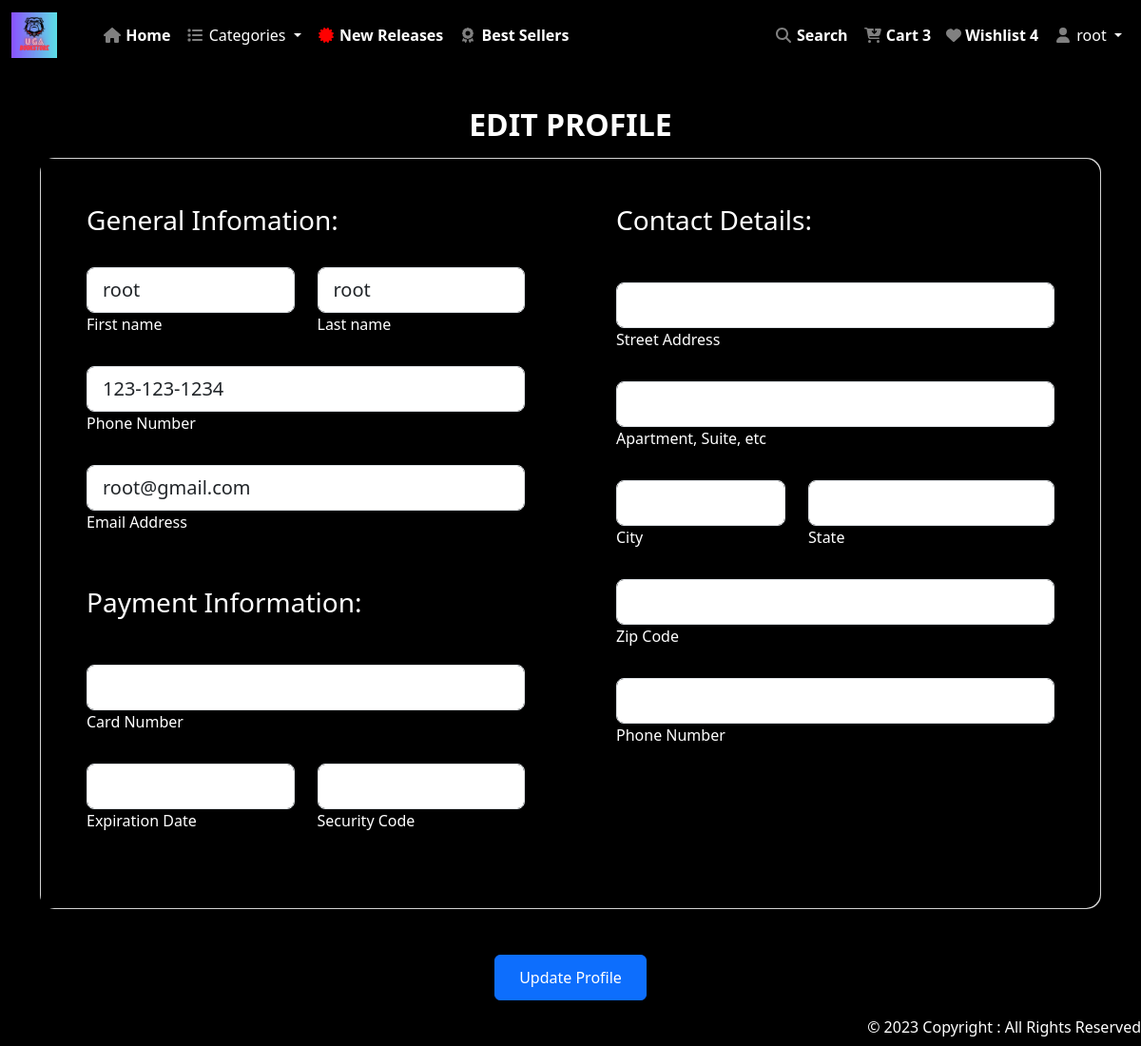
The app's page /profile (signed in) with its own data.
### app/models.py (models this page shows, shortened)
class User(models.Model):
    account_id = models.IntegerField(unique=True, default=random_number_generator)
    firstname = models.CharField(max_length=100)
    lastname = models.CharField(max_length=100)
    phonenumber = models.CharField(max_length=100)
    email = models.CharField(max_length=100)
    password = models.CharField(max_length=100)
    card_number = models.CharField(max_length=80, default=' ')
    expiration_date = models.CharField(max_length=5, default=' ', blank=True)
    security_code = models.CharField(max_length=80, default=' ', blank=True)
    street_address = models.CharField(max_length=50, default=' ', blank=True)
    apartment_suite = models.CharField(max_length=50, default=' ', blank=True)
    city = models.CharField(max_length=30, default=' ', blank=True)
    state = models.CharField(max_length=30, default=' ', blank=True)
    zip_code = models.CharField(max_length=30, default=' ', blank=True)
    contact_phone = models.CharField(max_length=30, default=' ', blank=True)
    contact_email = models.CharField(max_length=30, default=' ', blank=True)
    accept_terms = models.BooleanField(default=False)
    is_active = models.BooleanField(default=False)
    is_loggedin = models.BooleanField(default=False)
    is_admin = models.BooleanField(default=False)
    activation_token = models.CharField(max_length=255, blank=True, null=True)
    reset_token = models.CharField(max_length=255, blank=True, null=True)

### app/views.py (the view, shortened to what this page needs)
# urls.py: path('profile', views.ProfileView.as_view(), name="profile"),
class ProfileView(View):
    def decrypt(self, encrypted_value):
        decrypted_value = signing.loads(encrypted_value)
        return decrypted_value
    def get(self, request):
        user_id = request.session.get('user_id')
        user = User.objects.get(id=user_id) if user_id else None
        user.card_number = self.decrypt(user.card_number)
        user.security_code = self.decrypt(user.security_code)
        return render(request, "app/profile/profile.html", {'user': user})

### app/templates/app/profile/profile.html (shortened to what this page needs)
{% extends 'app/base.html' %}
{% load static %}
{% block main-content %}
<form method="post">
    <section class="gradient-custom-2">
        <div class="container py-5 h-100">
            <div class="text-center">
            <h2 class="fw-bold mb-3 text-uppercase">EDIT PROFILE</h2>
            </div>
            <div class="row d-flex justify-content-center align-items-center h-100">
                <div class="col-12">
                <div class="card card-registration card-registration-2" style="border-radius: 15px;">
                    <div class="card-body p-0">
                    <div class="row g-0">
                        <div class="col-lg-6" style="background: black;">
                        <div class="p-5">
                            <h3 class="signup-text" style="margin-bottom:2rem;">General Infomation:</h3>
                            <div class="row">
                            <div class="col-md-6 mb-4 pb-2">
                                <div class="form-outline">
                                <input type="text" id="form3Examplev2" class="form-control form-control-lg" value={{user.firstname}} name="firstname" required/>
                                <label class="signup-text" for="form3Examplev2">First name</label>
                                </div>
                            </div>
                            <div class="col-md-6 mb-4 pb-2">
                                <div class="form-outline">
                                <input type="text" id="form3Examplev3" class="form-control form-control-lg" value={{user.lastname}} name="lastname" required/>
                                <label class="signup-text" for="form3Examplev3">Last name</label>
                                </div>
                            </div>
                            </div>
                            <div class="mb-4 pb-2">
                            <div class="form-outline">
                                <input type="tel" id="form3Examplev4" class="form-control form-control-lg" pattern="[0-9]{3}-[0-9]{3}-[0-9]{4}" value={{user.phonenumber}} name="phonenumber" required/>
                                <label class="signup-text" for="form3Examplev4">Phone Number</label>
                            </div>
                            </div>
                            <div class="mb-4 pb-2">
                                <div class="form-outline">
                                    <input type="email" id="form3Examplev4" class="form-control form-control-lg" value={{user.email}} name="email" readonly />
                                    <label class="signup-text" for="form3Examplev4">Email Address</label>
                                </div>
                            </div>
                            <br>
                            <h3 class="mb-5 signup-text">Payment Information:</h3>
                            <div class="mb-4 pb-2">
                                <div class="form-outline">
                                    <input type="text" id="form3Examplev4" class="form-control form-control-lg" {% if user.card_number %}value="{{ user.card_number }}"{% endif %} name="card_number" />
                                    <label class="signup-text" for="form3Examplev4">Card Number</label>
                                </div>
                            </div>
                            <div class="row">
                                <div class="col-md-6 mb-4 pb-2">
                                <div class="form-outline">
                                    <input type="text" id="form3Examplev4" class="form-control form-control-lg" maxlength="5" pattern="\d{2}/\d{2}"  name="expiration_date" />
                                    <label class="signup-text" for="form3Examplev2">Expiration Date</label>
                                </div>
                                </div>
                                <div class="col-md-6 mb-4 pb-2">
                                <div class="form-outline">
                                    <input type="text" id="form3Examplev4" class="form-control form-control-lg" maxlength="3" {% if user.security_code %}value="{{ user.security_code }}"{% endif %} name="security_code" />
                                    <label class="signup-text" for="form3Examplev3">Security Code</label>
                                </div>
                                </div>
                            </div>
                        </div>
                        </div>
                        <div class="col-lg-6 bg-indigo text-white" style="background: black;">
                        <div class="p-5">
                            <h3 class="mb-5 signup-text">Contact Details:</h3>
                            <div class="mb-4 pb-2">
                            <div class="form-outline form-white">
                                <input type="text" id="form3Examplea2" class="form-control form-control-lg" {% if user.street_address %}value={{user.street_address}}{% endif %} name="street_address" />
                                <label class="signup-text" for="form3Examplea2">Street Address</label>
                            </div>
                            </div>
                            <div class="mb-4 pb-2">
                            <div class="form-outline form-white">
                                <input type="text" id="form3Examplea3" class="form-control form-control-lg" {% if user.apartment_suite %}value={{user.apartment_suite}}{% endif %} name="apartment_suite" />
                                <label class="signup-text" for="form3Examplea3">Apartment, Suite, etc</label>
                            </div>
                            </div>
                            <div class="row">
                            <div class="col-md-5 mb-4 pb-2">
                                <div class="form-outline form-white">
                                <input type="text" id="form3Examplea4" class="form-control form-control-lg" {% if user.city %}value={{user.city}}{% endif %} name="city" />
                                <label class="signup-text" for="form3Examplea4">City</label>
                                </div>
                            </div>
                            <div class="col-md-7 mb-4 pb-2">
                                <div class="form-outline form-white">
                                <input type="text" id="form3Examplea5" class="form-control form-control-lg" {% if user.state %}value={{user.state}}{% endif %} name="state" />
                                <label class="signup-text" for="form3Examplea5">State</label>
                                </div>
                            </div>
                            </div>
                            <div class="mb-4 pb-2">
                            <div class="form-outline form-white">
                                <input type="text" id="form3Examplea6" class="form-control form-control-lg" {% if user.zip_code %}value={{user.zip_code}}{% endif %} name="zip_code" />
                                <label class="signup-text" for="form3Examplea6">Zip Code</label>
                            </div>
                            </div>
                            <div class="mb-4 pb-2">
                                <div class="form-outline">
                                <input type="tel" id="form3Examplev4" class="form-control form-control-lg" pattern="[0-9]{3}-[0-9]{3}-[0-9]{4}" {% if user.contact_phone %}value={{user.contact_phone }}{% endif %} name="contact_phone" />
                                <label class="signup-text" for="form3Examplev4">Phone Number</label>
                                </div>
                            </div>
                        </div>
                        </div>
                    </div>
                    </div>
                </div>
                </div>
                <div class="d-grid gap-2 col-6 mx-auto mt-5" style="width: auto;">
                    <button class="btn btn-primary button-style" type="submit">Update Profile</button>
                </div>
            </div>
        </div>
    </section>
</form>
{% endblock main-content %}

### app/templates/app/base.html (shortened to what this page needs)
<!DOCTYPE html>
{% load static %}
<html lang="en">
<head>
    <link rel="stylesheet" href="https://cdnjs.cloudflare.com/ajax/libs/font-awesome/4.7.0/css/font-awesome.min.css">
    <link href="https://cdn.jsdelivr.net/npm/bootstrap@5.3.0/dist/css/bootstrap.min.css"
    rel="stylesheet"
>
    <link rel='stylesheet' href={% static 'app/css/owl.carousel.min.css' %} />
    <link rel='stylesheet' href={% static 'app/css/all.min.css' %} />
    <link rel='stylesheet' href={% static 'app/css/style.css' %} />
</head>
<body>
    <nav class="navbar fixed-top navbar-expand-lg bg-body-tertiary" style="background-color: black !important">
        <div class="container" style="width: auto">
            <a class="navbar-brand" href="#">
              <img src="/static/app/images/icons/bulldog.jpg" width="48px" height="48px" alt="">
            </a>
          </div>
        <div class="container-fluid">
          <div class="collapse navbar-collapse" id="navbarSupportedContent">
            <ul class="navbar-nav me-auto mb-2 mb-lg-0">
              <li class="nav-item">
                <a class="nav-link active" aria-current="page" href="{% url 'home' %}"><i class="fa fa-fw fa-home" style="color: grey;"></i> Home</a>
              </li>
              <li class="nav-item dropdown">
                <a class="nav-link dropdown-toggle" href="#" role="button" data-bs-toggle="dropdown" aria-expanded="false">
                  <i class="fa fa-fw fa-list" style="color: grey;"></i>
                  Categories
                </a>
              </li>
              <li class="nav-item">
                <a class="nav-link active" aria-current="page" href="#" style="width: max-content"><i class="fa fa-fw fa-certificate" style="color: red;"></i> New Releases</a>
              </li>
              <li class="nav-item">
                <a class="nav-link active" aria-current="page" href="#" style="width: max-content"><i class="fa fa-fw fa-award" style="color: grey;"></i> Best Sellers</a>
              </li>
            </ul>
          </div>
          <ul class="navbar-nav me-auto mb-2 mb-lg-0">
            <li class="nav-item">
              <a class="nav-link active" aria-current="page" href="{% url 'search' %}" style="width: max-content"><i class="fa fa-fw fa-search" style="color: grey;"></i> Search</a>
            </li>
            <li class="nav-item">
              <a class="nav-link active" aria-current="page" href="{% url 'cart' %}"><i class="fa fa-fw fa-cart-arrow-down" style="color: grey;"></i> Cart 3</a>
            </li>
            <li class="nav-item">
              <a class="nav-link active" aria-current="page" href="#"><i class="fa fa-heart" aria-hidden="true" style="color: grey;"></i> Wishlist 4</a>
            </li>
            {% if user.is_active %}
              <li class="nav-item dropdown">
                <a class="nav-link dropdown-toggle" href="#" role="button" data-bs-toggle="dropdown" aria-expanded="false">
                  <i class="fa fa-fw fa-user" style="color: grey;"></i> {{ user.firstname }}
                </a>
              </li>
            {% endif %}
          </ul>
        </div>
      </nav>
      {% block main-content %}{% endblock main-content %}
      <footer class="footer-style fixed-bottom">
        © 2023 Copyright : All Rights Reserved
      </footer>
</body>
</html>

### app/static/app/css/style.css (style rules this page uses)
.nav-item { font-weight: 700; }
.nav-link { color: white !important; }
.footer-style { background: black; color: white; height: 2rem; font-size: 1rem; font-weight: 500; display: flex; justify-content: flex-end; }
.dropdown-toggle { background-color: black; color: white; font-weight: 500; }
.gradient-custom-2 { background: black; margin-top: 4rem; }
.bg-indigo { background-color: white; }
@media (min-width: 992px) { .card-registration-2 .bg-indigo { border-top-right-radius: 15px; border-bottom-right-radius: 15px; } }
.signup-text { color: white; }
.button-style { height: 3rem; width: 10rem; }
.fw-bold { color: white !important; }

### app/templates/app/base.html (style rules this page uses)
body { background-color: black; }

### records on screen
User: firstname "root", lastname "root", phonenumber "123-123-1234", email "root@gmail.com"
